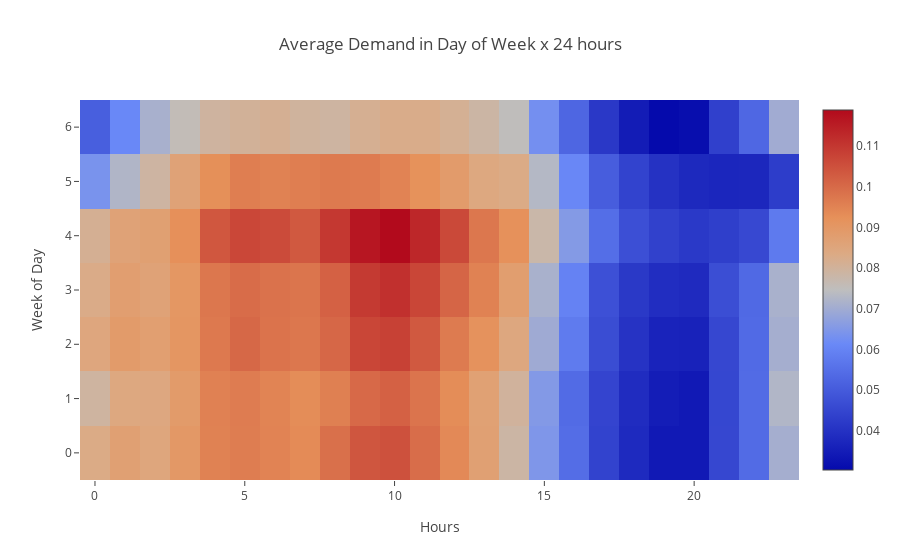

The code cell stored with this chart in its notebook:
### Code cell
data = [
    go.Heatmap(
        z=_['demand'].values.reshape((7,24)),
        x=[str(i) for i in range(24)],
        y=[str(i) for i in range(7)],
        #colorscale='Viridis',
    )
]

layout = go.Layout(
    title='Average Demand in Day of Week x 24 hours',
    xaxis=dict(
        title='Hours',
    ),
    yaxis=dict(
        title='Week of Day',
    ),
)

fig = go.Figure(data=data, layout=layout)
iplot(fig)

### Figure 1 — Plotly figure (JSON) as saved in the notebook; plotly's stock layout.template omitted (floating-point values rounded to 4 significant figures; data arrays with more than 128 entries replaced by an {"elided": "..."} marker saying what was removed)
{"data": [{"type": "heatmap", "uid": "26b17030-b278-48d5-ba8b-27934fd28799", "x": ["0", "1", "2", "3", "4", "5", "6", "7", "8", "9", "10", "11", "12", "13", "14", "15", "16", "17", "18", "19", "20", "21", "22", "23"], "y": ["0", "1", "2", "3", "4", "5", "6"], "z": {"elided": "7x24 float values"}}], "layout": {"title": {"text": "Average Demand in Day of Week x 24 hours"}, "xaxis": {"title": {"text": "Hours"}}, "yaxis": {"title": {"text": "Week of Day"}}}}
